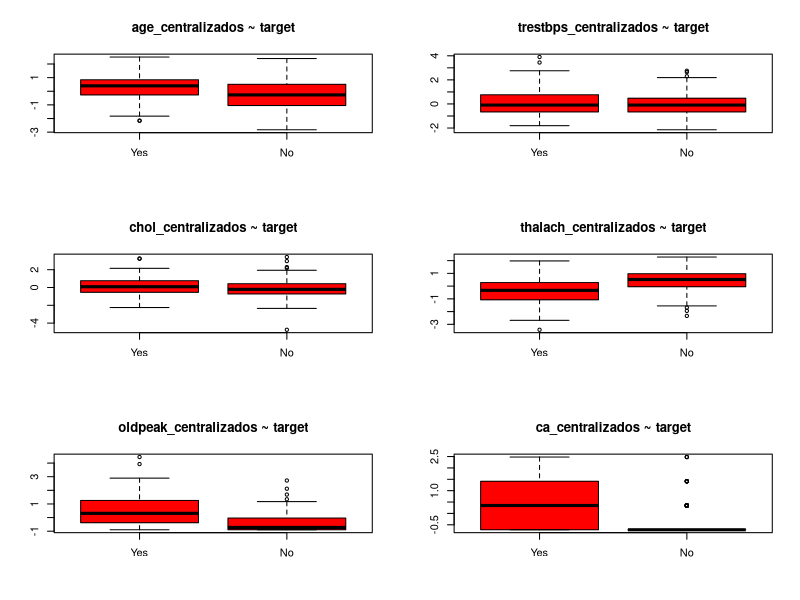
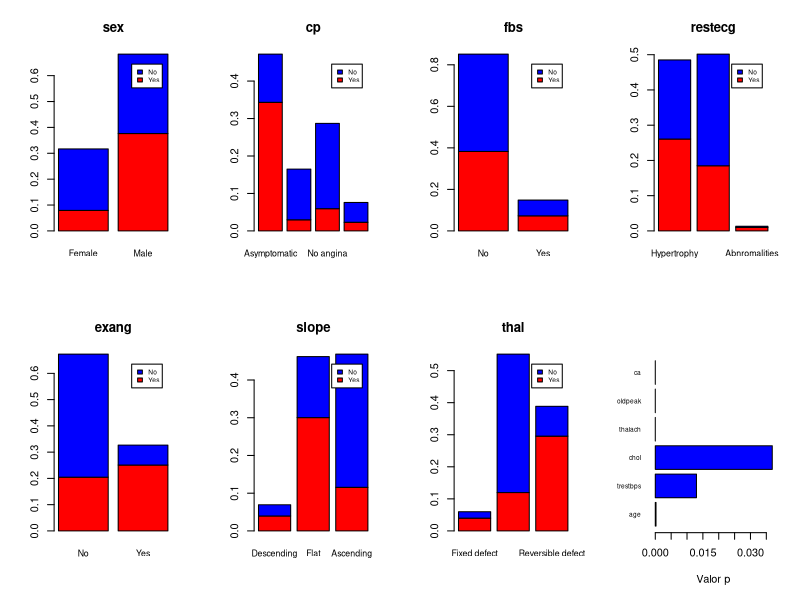
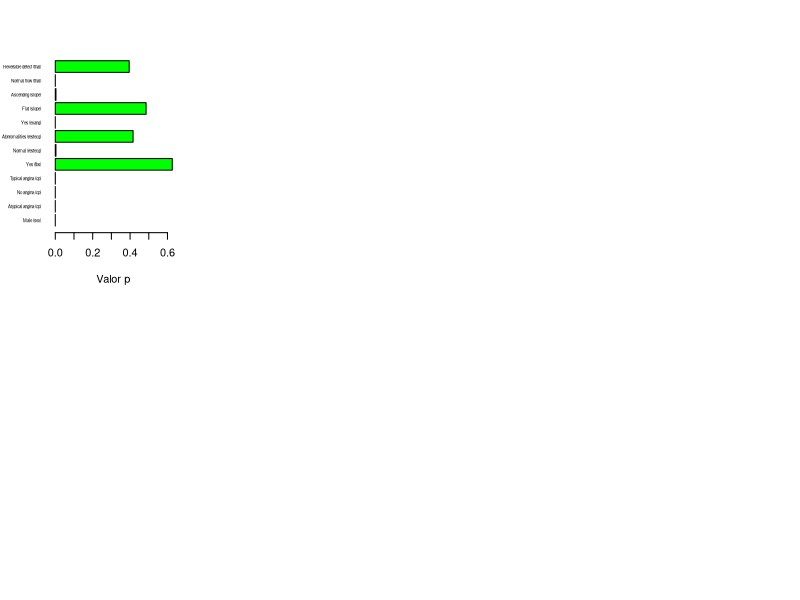

R code for these plots, in order:
## ---- chunk 1
dataset = read.csv("heart_mod_2023-02-08.csv", sep = 'p')

dataset$sex <- as.factor(dataset$sex)
levels(dataset$sex) <- c('Female','Male')

dataset$cp <- as.factor(dataset$cp)
levels(dataset$cp) <- c('Asymptomatic', 'Atypical angina', 'No angina', 'Typical angina')

dataset$fbs <- as.factor(dataset$fbs)
levels(dataset$fbs) <- c('No', 'Yes')

dataset$restecg <- as.factor(dataset$restecg)
levels(dataset$restecg) <- c('Hypertrophy','Normal','Abnromalities')

dataset$exang <- as.factor(dataset$exang)
levels(dataset$exang) <- c('No','Yes')

dataset$slope <- as.factor(dataset$slope)
levels(dataset$slope) <- c('Descending','Flat','Ascending')

dataset$chol <- as.numeric(dataset$chol)

dataset$thal <- as.factor(dataset$thal)
levels(dataset$thal) <- c('Fixed defect','Normal flow','Reversible defect')

dataset$target <- as.character(dataset$target)

dataset$target[dataset$target == "11"] <- "1"
dataset$target[dataset$target == "O"] <- "0"

dataset$target <- as.factor(dataset$target)
levels(dataset$target) <- c('Yes','No')

dataset <- dataset[,-1]

dataset$oldpeak <- gsub(",",".", dataset$oldpeak)
dataset$oldpeak <- as.numeric(dataset$oldpeak)
type_class <- sapply(dataset,class)

df_variable <- data.frame(nombre = names(dataset), tipo = type_class)

data_num <- dataset[,type_class %in% c('integer','numeric')]
data_fac <- dataset[,type_class %in% c('factor')]

dataset$chol[dataset$chol == 5] <- NA
dataset$trestbps[dataset$trestbps == 1540] <- 154
data_num$trestbps[data_num$trestbps == 1540] <- 154

data_num$age[data_num$age > 200] <- NA
mean_age<- mean(dataset$age, na.rm = TRUE)
data_num$age[is.na(data_num$age)] <- mean_age


mean_trestbps <- mean(dataset$trestbps, na.rm = TRUE)
data_num$trestbps[is.na(data_num$trestbps)] <- mean_trestbps

centralizados <- function(var_num){
  mean_var <-  mean(var_num, na.rm = T)
  var_cen <- var_num - mean_var
  var_sd <- sd(var_num, na.rm = T)
  var_cen_sd <- var_cen/var_sd
  return(var_cen_sd)
}   

for (i in names(data_num)){
  data_num[paste0(i,"_centralizados")] <- centralizados(data_num[,i])
}
## ---- chunk 2

data_num["target"] <- data_fac$target
xlabels <-  c("Yes","No")

par(mfrow = c(3,2))
for(i in 7:12) {
  boxplot(data_num[,i] ~ data_num[,13], names = xlabels, main =paste0(names(data_num[i])," ~ target" ), xlab = NULL, ylab = NULL, col = "red")
}


## ---- chunk 3

target_value <- prop.table(table(data_fac[8]))
par(mfrow = c(2,4))
for (i in 1:7) {
  valores1 = table(data_fac[,8],data_fac[,i])
  proporciones1 = prop.table(valores1)
  barplot(proporciones1, main = colnames(data_fac[i]),legend.text = TRUE,args.legend = list(cex = 0.60), cex.names = 0.8, col = c("red","blue"),beside = FALSE)

}

## ---- chunk 4
mis_pvalores_var_num <- NULL
for (i in 7:12){
  modelos_var_num <- glm(data_num[,13] ~ data_num[,i], family = binomial(link = "logit"))
  mis_pvalores_var_num <- c(mis_pvalores_var_num,(summary(modelos_var_num)$coefficients[2,4]))
  
}

nombres_pvalores <- colnames(data_num[1:6])

barplot(mis_pvalores_var_num, horiz = TRUE, names = nombres_pvalores,cex.names = 0.6, las = 1, col = 'blue', xlab = "Valor p")
## ---- chunk 5
mis_pvalores_var_fac <- NULL
nombres_pvalores2 <- NULL
for (i in 1:7){
  modelos_var_fac <- glm(data_fac[,8] ~ data_fac[,i], family = binomial(link = "logit"))
  mis_pvalores_var_fac <- c(mis_pvalores_var_fac, (summary(modelos_var_fac)$coefficients[2:max(nlevels(data_fac[,i])),4]))
  nombres_pvalores2 <- c(nombres_pvalores2,paste0(names(modelos_var_fac$coefficients), ' (',colnames(data_fac[i]), ')'))

}

nombres_pvalores2 <- nombres_pvalores2[-c(1,3,7,9,12,14,17)]
library(stringr)
nombres_pvalores2 <- str_sub(nombres_pvalores2, start = 14)
barplot(mis_pvalores_var_fac, horiz = TRUE, names =  nombres_pvalores2, cex.names = 0.4, las = 1, col = 'green', xlab = "Valor p")
